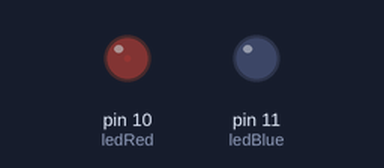
Bench run of a sketch on a simulated Arduino Uno, built with avr-gcc and run on an emulated ATmega328P. On the bench: output pins drawn as LEDs (lit = HIGH).

Above: at 0.05 s.
At 2.1 s:
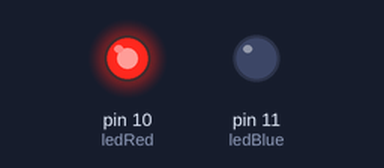
At 4.2 s:
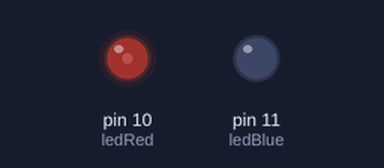
At 8.8 s:
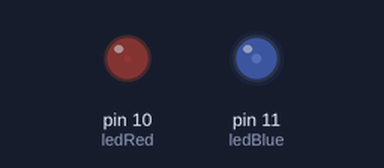
Timing chart, 0 to 11.8 s (numbered marks = the images above):
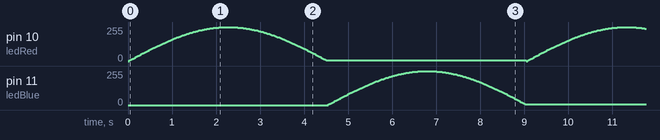

The sketch:

PR3-LedPulsating.ino
```cpp
// Project 3 - Pulsating LED

int ledBlue = 11;
int ledRed = 10;

float sinVal;
int ledVal;

void setup()
{
  pinMode(ledBlue, OUTPUT);
  pinMode(ledRed, OUTPUT);
}

void loop()
{
  for (int x=0; x<180; x++)
  {
    // convert degrees to radians then obtain sin value
    sinVal = (sin(x*(3.1412/180)));
    ledVal = int(sinVal*255);
    analogWrite(ledRed, ledVal);
    delay(25);
  }

  for (int y=0; y<180; y++)
  {
    // convert degrees to radians then obtain sin value
    sinVal = (sin(y*(3.1412/180)));
    ledVal = int(sinVal*255);
    analogWrite(ledBlue, ledVal);
    delay(25);
  }
}
```
